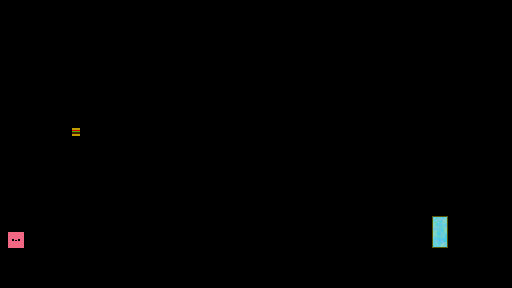

This is a level from a 2D game, rendered from its Tiled map with the project's own tilesets. A one-line summary and the map file follow, with tile-layer data summarised:
An orthogonal 64x36 tile map with 8x8 px tiles, 8 tile layers (Heaven TerrainBlock, Hell TerrainBlock, Both LavaBlock, Both CrumblingBlock, ...), 2 tilesets.

<map version="1.0" orientation="orthogonal" width="64" height="36" tilewidth="8" tileheight="8">
 <tileset firstgid="1" name="tileset_new" tilewidth="8" tileheight="8">
  <image source="tileset_new.png" width="80" height="80" />
 </tileset>
 <tileset firstgid="101" name="tileset_new" tilewidth="8" tileheight="8">
  <image source="tileset_new.png" width="80" height="80" />
 </tileset>
 <layer name="Heaven TerrainBlock" width="64" height="36">
  <data>[2304 cells, 0 non-empty, 0 distinct tile ids]</data>
 </layer>
 <layer name="Hell TerrainBlock" width="64" height="36">
  <data>[2304 cells, 0 non-empty, 0 distinct tile ids]</data>
 </layer>
 <layer name="Both LavaBlock" width="64" height="36">
  <data>[2304 cells, 0 non-empty, 0 distinct tile ids]</data>
 </layer>
 <layer name="Both CrumblingBlock" width="64" height="36">
  <data>[2304 cells, 0 non-empty, 0 distinct tile ids]</data>
 </layer>
 <layer name="Both Star" width="64" height="36">
  <data>[2304 cells, 1 non-empty, 1 distinct tile ids]</data>
 </layer>
 <layer name="Both TerrainBlock" width="64" height="36">
  <data>[2304 cells, 80 non-empty, 1 distinct tile ids]</data>
 </layer>
 <layer name="Both Portal" width="64" height="36">
  <data>[2304 cells, 8 non-empty, 8 distinct tile ids]</data>
 </layer>
 <layer name="Both Player" width="64" height="36">
  <data>[2304 cells, 4 non-empty, 4 distinct tile ids]</data>
 </layer>
</map>
